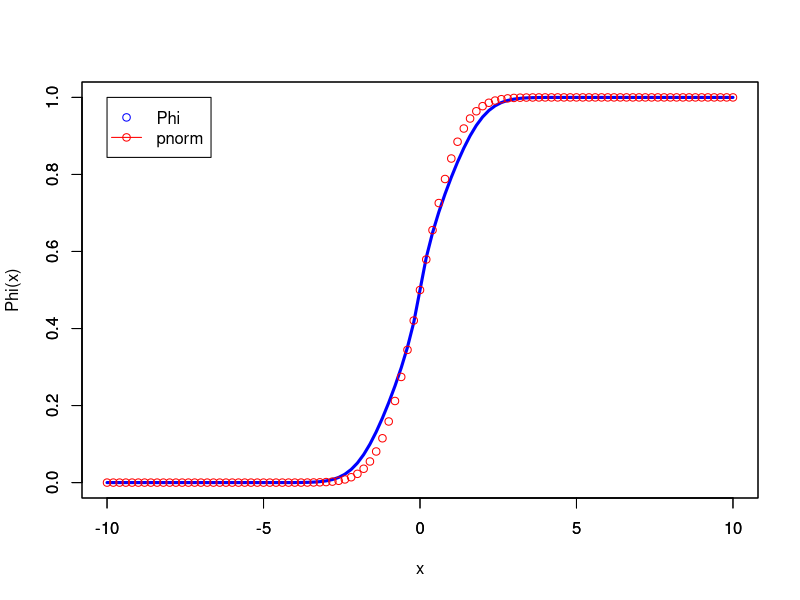

The R script that drew this image:
## ---- chunk 1
knitr::opts_chunk$set(echo = TRUE)
## ---- chunk 2
imc = function (poids, taille) {
  if(poids <= 0 | taille <= 0) return ("Mauvais format de données")
  
  IMC = poids / taille^2
  
  if(IMC < 18.5) class = "Poids insuffisant"
  else if(IMC < 25) class = "Poids normal"
  else if(IMC < 30) class = "Surpoids ou pré-obésité"
  else class = "Obésité"
  
  resultat = list(IMC = IMC, Classification = class)
  
  return (resultat)
}
## ---- chunk 3
variance = function (X, biaised = "") {
  n = length(X)
  
  if(n <= 1) return ("Données invalides")
  
  if(biaised == FALSE | biaised == "") return (var(X))
      
  if(biaised == TRUE) return (var(X)*((n - 1) / n))
}
## ---- chunk 4
Phi1 = function (x, n = 50) {
  if (x > 0) return ("Données invalides")
  
  somme = 0
  
  for(i in 0:n) {
    y = prod(seq(1, (2*i +1), 2))
    
    elt_somme = x^(2*i + 1) / y
    somme = somme + elt_somme
  }
  
  phi1 = 1 / (2*(1 - somme))
  
  return (phi1)
}
## ---- chunk 5
Phi = function (X, n = 50) {
  return(
    sapply(X, function(u){
      if (u > 0) phi = 1 - Phi1(-u)
      else phi = Phi1(u)
      return (phi)
    })
  )
}
## ---- chunk 6
curve(Phi, xlim = c(-10, 10), col = "blue", xlab = "", ylab = "", lwd = 3)
par(new = TRUE)
curve(pnorm, xlim = c(-10, 10), col = "red", xlab = "x", ylab = "Phi(x)", type="p")
legend(-10, 1, legend = c("Phi", "pnorm"), pch = c(1, 1), lty = c(0, 1), col = c("blue", "red"))
